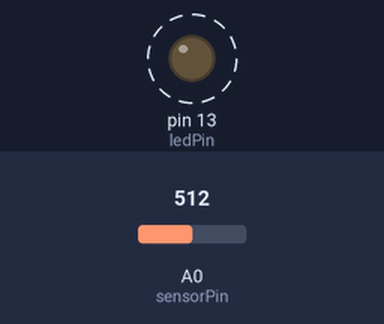
Bench run of a sketch on a simulated Arduino Uno, built with avr-gcc and run on an emulated ATmega328P. Shown: output pins drawn as LEDs (lit = HIGH). Dashed ring = blinking. The inputs (shaded band) are chosen by the test bench; at power-on: A0 (sensorPin) = 512.

Above: at 1.8 s.
1.9 s: A0 (sensorPin) set to 0
At 3.2 s:
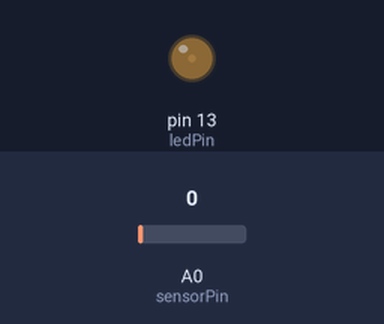
3.6 s: A0 (sensorPin) set to 122
At 3.9 s:
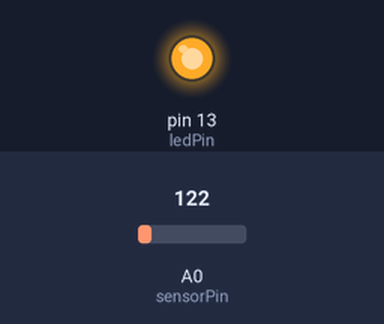
Timing chart, 0 to 13.1 s (numbered marks = the images above; inputs shaded):
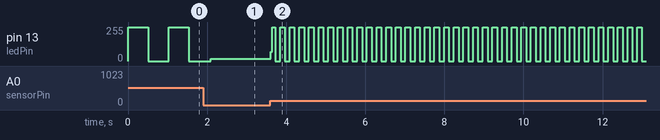

The sketch:

blinking-light-pot.ino
```cpp
int sensorPin = 0;    // The potentiometer is connected to analog pin 0
int ledPin = 13;      // The LED is connected to digital pin 13

/**
 * Sets up the LED pin as output
 */
void setup()
{
  pinMode(ledPin, OUTPUT);
}

/**
 * Loops LED blinking using the voltage value on the
 * sensor pin as the blink interval.
 */
void loop()
{
  // Reads a value between 0 and 1023
  int sensorValue = analogRead(sensorPin);

  // Turns on the LED
  digitalWrite(ledPin, HIGH);

  // Delays by the sensor value in milliseconds
  delay(sensorValue);

  // Turns the LED off
  digitalWrite(ledPin, LOW);

  // Delays by the sensor value in milliseconds
  delay(sensorValue);
}
```

Measured:
- after the input at 3.6 s, pin 13 (ledPin): 16/255 → 68/255 at once, then moves between 0/255 and 255/255, repeating every 0.24 s
- by itself, pin 13 (ledPin): alternates 255/255 for 0.51 s and 0/255 for 0.51 s
